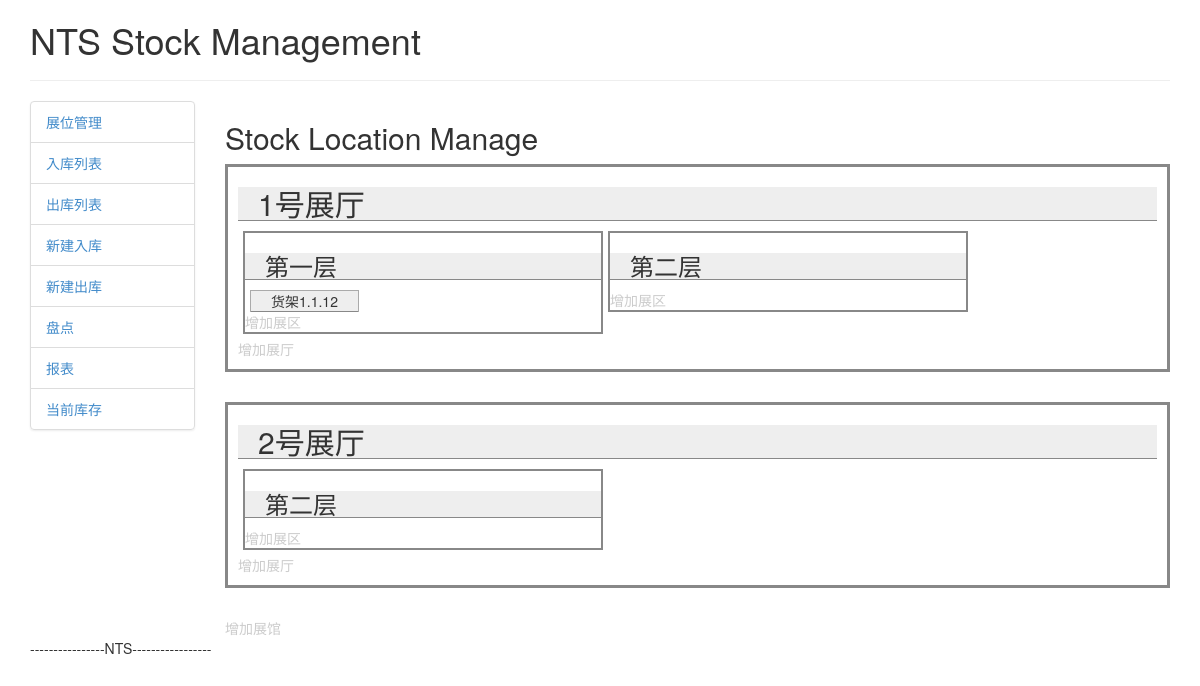
Page /stockmanage/stocklocation/ on the committed database.
### stockmanage/models.py (models this page shows, shortened)
class StockLocation(models.Model):
    LocationCode=CharField(max_length=20)
    Name=CharField(max_length=20)
    Description=CharField(max_length=200)
    ParentLocation=ForeignKey('self',db_column='parentlocation',blank=True,null=True)
    stocks=ManyToManyField(ProductStock)

### stockmanage/views.py (the view)
def location_index(request):
    all_top_location=StockLocation.objects.filter(ParentLocation=None)
    return render(request,'stockmanage/stocklocation.html',{'all_top_locations':all_top_location})
    pass

### stockmanage/templates/stockmanage/stocklocation.html (shortened to what this page needs)
{%extends 'stockmanage/base.html'%}
{%load staticfiles%}
{%block header%}
<link rel="stylesheet" type="text/css" media="all" href="{%static 'stockmanage/css/showroommanage.css'%}" />
{%endblock%}
{%block content_title%}
Stock Location Manage
{%endblock%}
{%block content%}
{%for location_lv1 in all_top_locations.all%}
           <div class="dvContainerLv1">
                <h2 class="posName" posid='{{location_lv1.id}}'>
                    {{location_lv1.Name}}</h2>
                    {%for location_lv2 in location_lv1.stocklocation_set.all%}
                          <div class="dvContainerLv2">
                                 <h3 class="posName" posid='{{location_lv2.id}}'>
                                    {{location_lv2.Name}}</h3>
                                   {%for location_lv3 in location_lv2.stocklocation_set.all%}
                                             <div class="dvContainerLv3">
                                               <span class="posName" posid='{{location_lv3.id}}'>{{location_lv3.Name}}</span>
                                            </div>
                                    {%endfor%}
                                     <div class="dvAdd">
                                               <span>增加展区</span></div>
                            </div>
                        {%endfor%}
                 <div class="dvAdd">
                  <span >增加展厅</span></div>
            </div>
{%endfor%}
<div class="dvAdd">
<span>增加展馆</span></div>
{%endblock%}

### stockmanage/static/stockmanage/css/showroommanage.css (style rules this page uses)
.posName { background-color:#eee; border-bottom:solid 1px #888; padding:0 20px; }
.dvContainerLv1 { padding:0 10px 10px 10px; }
.dvContainerLv3,.dvContainerLv2 { float: left; margin-left:5px; }
.dvContainerLv2 { width: 360px; border: solid 2px #888; margin-bottom:5px; }
.dvContainerLv3 { border: solid 1px #aaa; }
.dvAdd { width:100%; clear: both; color:#ccc; }

### stockmanage/static/stockmanage/blueprint/print.css (style rules this page uses)
body { line-height:1.5;font-family:"Helvetica Neue", Arial, Helvetica, sans-serif;color:#000;background:none;font-size:10pt; }
h1, h2, h3, h4, h5, h6 { font-family:"Helvetica Neue", Arial, "Lucida Grande", sans-serif; }

### rows in the picture
StockLocation: Name "1号展厅"
StockLocation: Name "第一层"
StockLocation: Name "货架1.1.12"
StockLocation: Name "第二层"
StockLocation: Name "2号展厅"
StockLocation: Name "第二层"
